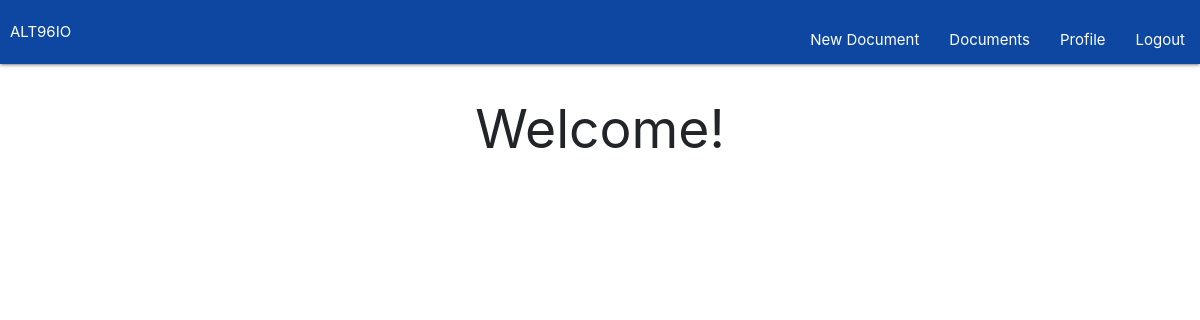
/report/dashboard (signed in), run on an earlier commit of the app's database.
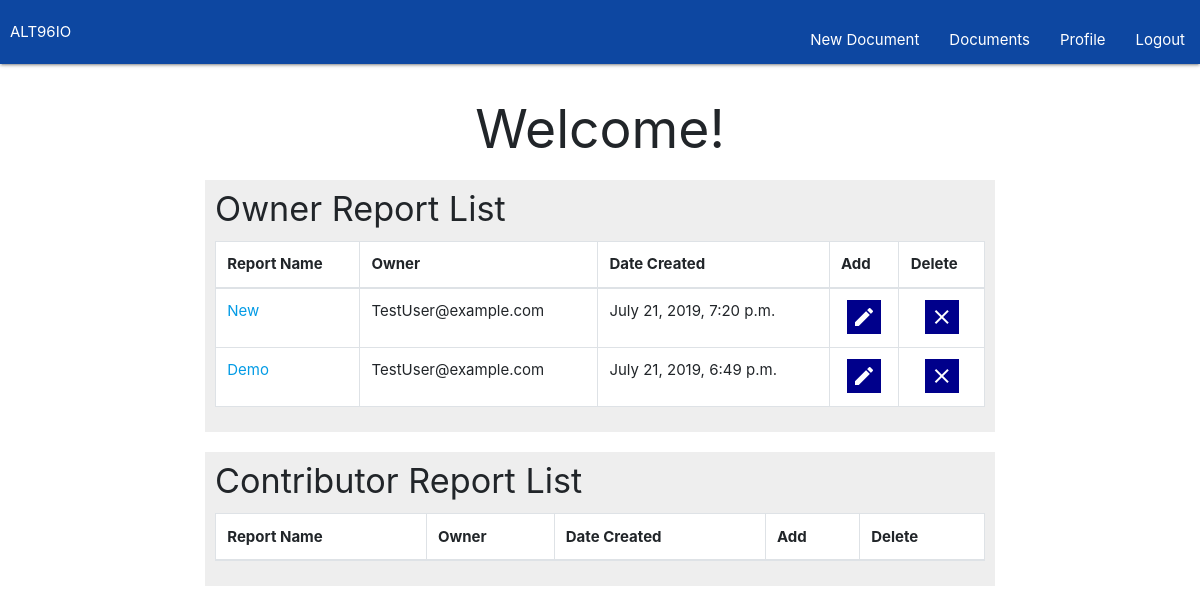
And on a later commit of the database.
### report/models.py (models this page shows, shortened)
class Docname(models.Model):
    doc_name = models.CharField(max_length=50)
    doc_text = models.TextField(max_length=250, blank=True)
    doc_creator = models.ForeignKey(Member, on_delete=models.PROTECT)
    input_date = models.DateTimeField(default=timezone.now)
    page_slug = models.SlugField()
    owner = models.ManyToManyField(Member, blank=True, related_name='doc_owner')
    contributor = models.ManyToManyField(Member, blank=True, related_name='doc_contributor')

### accounts/models.py (models this page shows, shortened)
class Member(AbstractBaseUser):
    email       = models.EmailField(max_length=255, unique=True)
    active      = models.BooleanField(default=True) # can login
    staff       = models.BooleanField(default=False) # can create documents
    admin       = models.BooleanField(default=False) # can create/modify    member accounts
    confirm     = models.BooleanField(default=False)  # confirmed email
    USERNAME_FIELD = 'email'
    REQUIRED_FIELDS = []
    objects = MemberManager()
    def __str__(self):
        return self.email
    @property
    def is_active(self):
        return self.active

### report/views.py (the view)
# urls.py: path('dashboard', views.dashboard, name='dashboard'),
@login_required
def dashboard(request):
    document_list = Docname.objects.order_by('-input_date')[:100]
    return render(request, 'report/dashboard.html', {'document_list': document_list})

### report/templates/report/dashboard.html (shortened to what this page needs)
{% extends "report/base.html" %}
{% block content %}
<h2><center>Welcome!</center></h2>
{% if document_list %}
    <div id="logged">
        <div class="grey lighten-3">
            <h4>Owner Report List</h4>
            <div style="padding: 0px 10px 10px 10px;">
    <table class="table table-bordered highlight white">
        <thead>
            <th>Report Name</th>
            <th>Owner</th>
            <th>Date Created</th>
            <th>Add</th>
            <th>Delete</th>
        </thead>
        <tbody>
        {% for lists in document_list %}
            {% if lists.doc_creator == user %}
                <tr>
                    <td><a href="{% url 'report:submissions' lists.page_slug %}">{{ lists.doc_name }}</a></td>
                    <td>{{ lists.doc_creator }}</td>
                    <td>{{ lists.input_date }}</td>
                    <td><a href="{% url 'report:input' lists.page_slug %}"><center><i class="material-icons md-light hoverable">create</i></center></a></td>
                    <td><center><a href="{% url 'report:erase' lists.page_slug %}"><i class="material-icons md-light hoverable">clear</i></a></center></td>
                </tr>
            {% endif %}
        {% endfor %}
        </tbody>
    </table>
            </div>
        </div>
    </div>
        <div id="logged">
            <div class="grey lighten-3">
                <h4> Contributor Report List</h4>
                <div style="padding: 0px 10px 10px 10px;">
    <table class="table table-bordered highlight white">
        <thead>
            <th>Report Name</th>
            <th>Owner</th>
            <th>Date Created</th>
            <th>Add</th>
            <th>Delete</th>
        </thead>
    </table>
            </div>
        </div>
    </div>
{% endif %}
{% endblock %}

What changed in the data, as far as the page shows it:
added Docname: doc_name "New", doc_creator "TestUser@example.com", input_date "July 21, 2019, 7:20 p.m."
added Docname: doc_name "Demo", doc_creator "TestUser@example.com", input_date "July 21, 2019, 6:49 p.m."
Also different on the page:
text now shown: "Owner Report List Report Name Owner Date Created Add Delete Contributor Report List Report Name Owner Date Created Add Delete"
